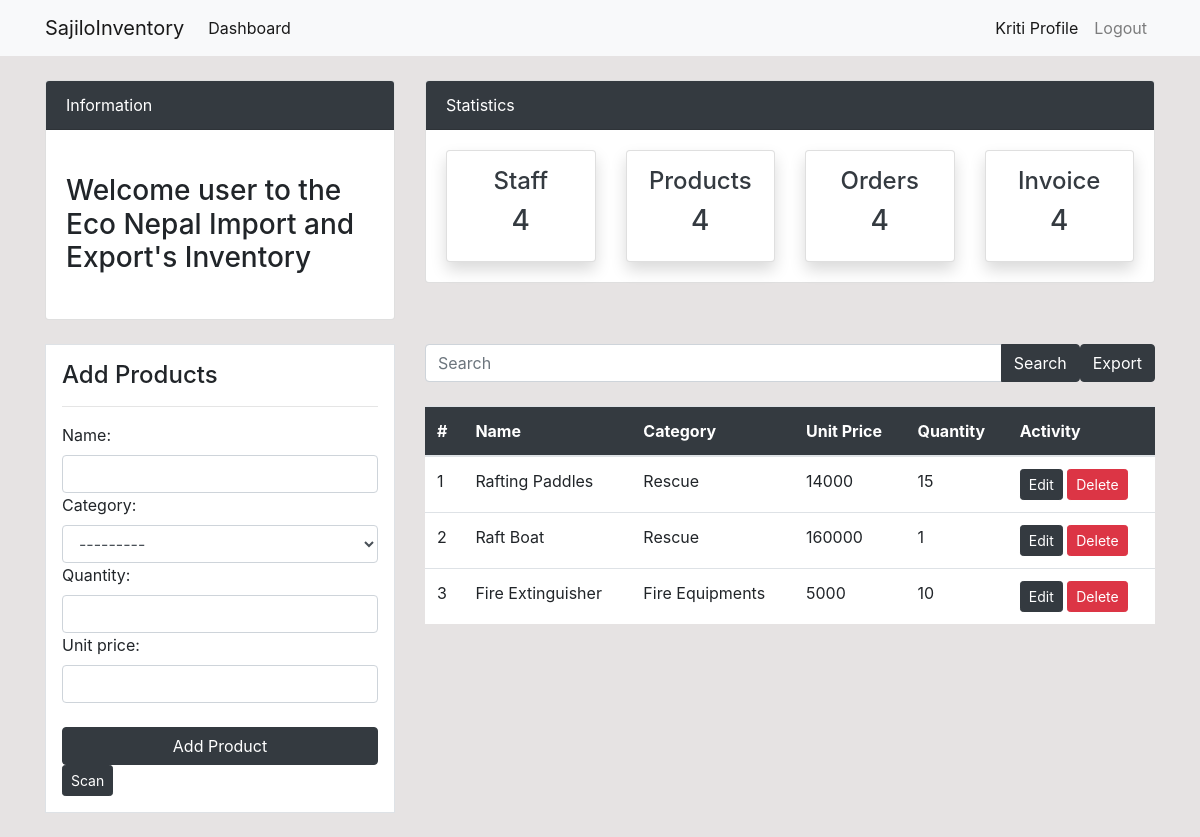
Screenshot of /products/ (signed in) with the database file from the repository.
### dashboard/models.py (models this page shows, shortened)
class Product(models.Model):
    name = models.CharField(max_length=100, null= True)
    category = models.CharField(max_length=20, choices= CATEGORY, null= True)
    quantity = models.PositiveIntegerField(null= True)
    unit_price = models.PositiveBigIntegerField(null=True)
    class Meta:
        verbose_name_plural ='Product'

### dashboard/views.py (the view)
# urls.py: path('products/',views.products, name='dashboard-products'),
@login_required(login_url='user-login')
def products(request):
    q = request.GET.get('q') if request.GET.get('q') != None else ''
    if request.method =='POST':
        form = ProductForm(request.POST)
        if form.is_valid():
            form.save()
            return  redirect('dashboard-products')
    elif request.method == 'GET':
        items = Product.objects.filter(
            Q(name__icontains=q) |
            Q(category__icontains=q)
        )
        form = ProductForm()
        context={
            'items': items,
            'form': form,
        }
        return render(request, 'dashboard/products.html', context)
    else:
        form = ProductForm()
        items = Product.objects.all()
    context={
        'items': items,
        'form': form,
    }
    return render(request, 'dashboard/products.html', context)

### dashboard/forms.py
class ProductForm(forms.ModelForm):
    class Meta:
        model = Product
        fields = ['name','category', 'quantity', 'unit_price']
        widgets = {
            'name': forms.TextInput(attrs={'class': 'form-control'}),
            'category': forms.Select(attrs={'class': 'form-control'}),
            'quantity': forms.NumberInput(attrs={'class': 'form-control'}),
            'unit_price': forms.NumberInput(attrs={'class': 'form-control'}),
        }

### templates/dashboard/products.html (shortened to what this page needs)
{% extends 'partials/base.html' %}
{% block content %}
{% include 'partials/topnav.html' %}
<div class="container">
    <div class="row my-4">
        <div class="col-md-4">
            <div class="border bg-white p-3">
                <h4>Add Products</h4>
                <hr>
                <form method="POST">
                    {{ form }}
                    <div class="mt-4">
                        <input class="btn btn-dark btn-block" type="submit" value="Add Product">
                        <a class="btn btn-dark btn-sm" href="{% url 'scan' %}">Scan</a>
                    </div>
                </form>
            </div>
        </div>
        <div class="col-md-8">
            <div class="d-flex justify-content-between align-items-center mb-4">
                <form action="{% url 'dashboard-products' %}" method="GET" class="input-group">
                    <input type="text" class="form-control" placeholder="Search" name="q" value="{{ request.GET.q }}">
                    <div class="input-group-append">
                        <button class="btn btn-dark" type="submit">Search</button>
                    </div>
                </form>
                <a class="btn btn-dark" href="#">Export</a>
            </div>
            <table class="table bg-white">
                <thead class="bg-dark">
                    <tr class="text-white">
                        <th scope="col">#</th>
                        <th scope="col">Name</th>
                        <th scope="col">Category</th>
                        <th scope="col">Unit Price</th>
                        <th scope="col">Quantity</th>
                        <th scope="col">Activity</th>
                    </tr>
                </thead>
                <tbody>
                    {% for item in items %}
                    <tr>
                        <td>{{ forloop.counter }}</td>
                        <td>{{ item.name }}</td>
                        <td>{{ item.category }}</td>
                        <td>{{ item.unit_price }}</td>
                        <td>{{ item.quantity }}</td>
                        <td>
                            <a class="btn btn-dark btn-sm" href="{% url 'dashboard-product-update' item.id %}">Edit</a>
                            <a class="btn btn-danger btn-sm" href="{% url 'dashboard-product-delete' item.id %}">Delete</a>
                        </td>
                    </tr>
                    {% empty %}
                    <tr>
                        <td colspan="6" class="text-center">No products found.</td>
                    </tr>
                    {% endfor %}
                </tbody>
            </table>
        </div>
    </div>
</div>
{% endblock %}

### templates/partials/nav.html (shortened to what this page needs)
<nav class="navbar navbar-expand-lg navbar-light bg-light">
   {% if user.is_authenticated %}
    <div class="container">
        <a class="navbar-brand " href="{% url 'dashboard-index' %}">SajiloInventory</a>
        <div class="collapse navbar-collapse" id="navbarSupportedContent">
            <ul class="navbar-nav mr-auto">
                <li class="nav-item active">
                    <a class="nav-link text-black" href="{% url 'dashboard-index' %}">Dashboard </a>
                </li>
            </ul>
            <ul class="navbar-nav ml-auto">
                <li class="nav-item active">
                    <a class="nav-link text-black" href="{% url 'user-profile'%}">{{user.username}} Profile </a>
                </li>
                <li class="nav-item">
                    <a class="nav-link text-black" href="{% url 'user-logout'  %}">Logout</a>
                </li>
            </ul>
        {% endif %}
        </div>
    </div>
</nav>

### static/style.css (style rules this page uses)
body { background: rgb(230, 227, 227); }

### rows the page displays
Product: name "Rafting Paddles", category "Rescue", unit_price "14000", quantity "15"
Product: name "Raft Boat", category "Rescue", unit_price "160000", quantity "1"
Product: name "Fire Extinguisher", category "Fire Equipments", unit_price "5000", quantity "10"

### other values shown
{{ user.username }} "Kriti"
